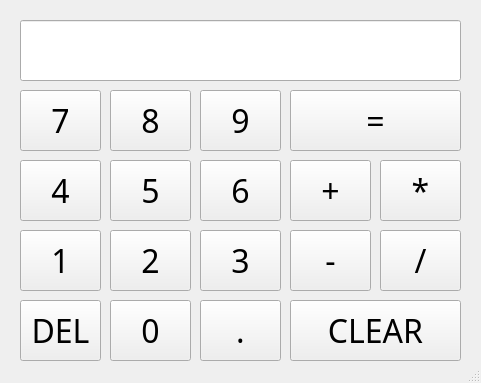
<?xml version="1.0" encoding="UTF-8"?>
<ui version="4.0">
 <class>Calculator</class>
 <widget class="QMainWindow" name="Calculator">
  <property name="geometry">
   <rect>
    <x>0</x>
    <y>0</y>
    <width>481</width>
    <height>383</height>
   </rect>
  </property>
  <property name="windowTitle">
   <string>Calculator</string>
  </property>
  <widget class="QWidget" name="centralwidget">
   <widget class="QPushButton" name="button_1">
    <property name="geometry">
     <rect>
      <x>20</x>
      <y>230</y>
      <width>81</width>
      <height>61</height>
     </rect>
    </property>
    <property name="font">
     <font>
      <family>Gadugi</family>
      <pointsize>24</pointsize>
     </font>
    </property>
    <property name="text">
     <string>1</string>
    </property>
   </widget>
   <widget class="QPushButton" name="button_2">
    <property name="geometry">
     <rect>
      <x>110</x>
      <y>230</y>
      <width>81</width>
      <height>61</height>
     </rect>
    </property>
    <property name="font">
     <font>
      <family>Gadugi</family>
      <pointsize>24</pointsize>
     </font>
    </property>
    <property name="text">
     <string>2</string>
    </property>
   </widget>
   <widget class="QPushButton" name="button_3">
    <property name="geometry">
     <rect>
      <x>200</x>
      <y>230</y>
      <width>81</width>
      <height>61</height>
     </rect>
    </property>
    <property name="font">
     <font>
      <family>Gadugi</family>
      <pointsize>24</pointsize>
     </font>
    </property>
    <property name="text">
     <string>3</string>
    </property>
   </widget>
   <widget class="QPushButton" name="button_4">
    <property name="geometry">
     <rect>
      <x>20</x>
      <y>160</y>
      <width>81</width>
      <height>61</height>
     </rect>
    </property>
    <property name="font">
     <font>
      <family>Gadugi</family>
      <pointsize>24</pointsize>
     </font>
    </property>
    <property name="text">
     <string>4</string>
    </property>
   </widget>
   <widget class="QPushButton" name="button_5">
    <property name="geometry">
     <rect>
      <x>110</x>
      <y>160</y>
      <width>81</width>
      <height>61</height>
     </rect>
    </property>
    <property name="font">
     <font>
      <family>Gadugi</family>
      <pointsize>24</pointsize>
     </font>
    </property>
    <property name="text">
     <string>5</string>
    </property>
   </widget>
   <widget class="QPushButton" name="button_6">
    <property name="geometry">
     <rect>
      <x>200</x>
      <y>160</y>
      <width>81</width>
      <height>61</height>
     </rect>
    </property>
    <property name="font">
     <font>
      <family>Gadugi</family>
      <pointsize>24</pointsize>
     </font>
    </property>
    <property name="text">
     <string>6</string>
    </property>
   </widget>
   <widget class="QPushButton" name="button_7">
    <property name="geometry">
     <rect>
      <x>20</x>
      <y>90</y>
      <width>81</width>
      <height>61</height>
     </rect>
    </property>
    <property name="font">
     <font>
      <family>Gadugi</family>
      <pointsize>24</pointsize>
     </font>
    </property>
    <property name="text">
     <string>7</string>
    </property>
   </widget>
   <widget class="QPushButton" name="button_8">
    <property name="geometry">
     <rect>
      <x>110</x>
      <y>90</y>
      <width>81</width>
      <height>61</height>
     </rect>
    </property>
    <property name="font">
     <font>
      <family>Gadugi</family>
      <pointsize>24</pointsize>
     </font>
    </property>
    <property name="text">
     <string>8</string>
    </property>
   </widget>
   <widget class="QPushButton" name="button_9">
    <property name="geometry">
     <rect>
      <x>200</x>
      <y>90</y>
      <width>81</width>
      <height>61</height>
     </rect>
    </property>
    <property name="font">
     <font>
      <family>Gadugi</family>
      <pointsize>24</pointsize>
     </font>
    </property>
    <property name="text">
     <string>9</string>
    </property>
   </widget>
   <widget class="QPushButton" name="button_0">
    <property name="geometry">
     <rect>
      <x>110</x>
      <y>300</y>
      <width>81</width>
      <height>61</height>
     </rect>
    </property>
    <property name="font">
     <font>
      <family>Gadugi</family>
      <pointsize>24</pointsize>
     </font>
    </property>
    <property name="text">
     <string>0</string>
    </property>
   </widget>
   <widget class="QPushButton" name="button_del">
    <property name="geometry">
     <rect>
      <x>20</x>
      <y>300</y>
      <width>81</width>
      <height>61</height>
     </rect>
    </property>
    <property name="font">
     <font>
      <family>Gadugi</family>
      <pointsize>24</pointsize>
     </font>
    </property>
    <property name="text">
     <string>DEL</string>
    </property>
   </widget>
   <widget class="QPushButton" name="button_point">
    <property name="geometry">
     <rect>
      <x>200</x>
      <y>300</y>
      <width>81</width>
      <height>61</height>
     </rect>
    </property>
    <property name="font">
     <font>
      <family>Gadugi</family>
      <pointsize>24</pointsize>
     </font>
    </property>
    <property name="text">
     <string>.</string>
    </property>
   </widget>
   <widget class="QPushButton" name="button_minus">
    <property name="geometry">
     <rect>
      <x>290</x>
      <y>230</y>
      <width>81</width>
      <height>61</height>
     </rect>
    </property>
    <property name="font">
     <font>
      <family>Gadugi</family>
      <pointsize>24</pointsize>
     </font>
    </property>
    <property name="text">
     <string>-</string>
    </property>
   </widget>
   <widget class="QPushButton" name="button_plus">
    <property name="geometry">
     <rect>
      <x>290</x>
      <y>160</y>
      <width>81</width>
      <height>61</height>
     </rect>
    </property>
    <property name="font">
     <font>
      <family>Gadugi</family>
      <pointsize>24</pointsize>
     </font>
    </property>
    <property name="text">
     <string>+</string>
    </property>
   </widget>
   <widget class="QPushButton" name="button_multi">
    <property name="geometry">
     <rect>
      <x>380</x>
      <y>160</y>
      <width>81</width>
      <height>61</height>
     </rect>
    </property>
    <property name="font">
     <font>
      <family>Gadugi</family>
      <pointsize>24</pointsize>
     </font>
    </property>
    <property name="text">
     <string>*</string>
    </property>
   </widget>
   <widget class="QPushButton" name="button_divide">
    <property name="geometry">
     <rect>
      <x>380</x>
      <y>230</y>
      <width>81</width>
      <height>61</height>
     </rect>
    </property>
    <property name="font">
     <font>
      <family>Gadugi</family>
      <pointsize>24</pointsize>
     </font>
    </property>
    <property name="text">
     <string>/</string>
    </property>
   </widget>
   <widget class="QPushButton" name="button_clear">
    <property name="geometry">
     <rect>
      <x>290</x>
      <y>300</y>
      <width>171</width>
      <height>61</height>
     </rect>
    </property>
    <property name="font">
     <font>
      <family>Gadugi</family>
      <pointsize>24</pointsize>
     </font>
    </property>
    <property name="text">
     <string>CLEAR</string>
    </property>
   </widget>
   <widget class="QPushButton" name="button_equal">
    <property name="geometry">
     <rect>
      <x>290</x>
      <y>90</y>
      <width>171</width>
      <height>61</height>
     </rect>
    </property>
    <property name="font">
     <font>
      <family>Gadugi</family>
      <pointsize>24</pointsize>
     </font>
    </property>
    <property name="text">
     <string>=</string>
    </property>
   </widget>
   <widget class="QLineEdit" name="lineEdit">
    <property name="geometry">
     <rect>
      <x>20</x>
      <y>20</y>
      <width>441</width>
      <height>61</height>
     </rect>
    </property>
    <property name="font">
     <font>
      <family>Gadugi</family>
      <pointsize>24</pointsize>
     </font>
    </property>
    <property name="mouseTracking">
     <bool>false</bool>
    </property>
    <property name="layoutDirection">
     <enum>Qt::LeftToRight</enum>
    </property>
    <property name="alignment">
     <set>Qt::AlignRight|Qt::AlignTrailing|Qt::AlignVCenter</set>
    </property>
    <property name="readOnly">
     <bool>true</bool>
    </property>
   </widget>
  </widget>
  <widget class="QMenuBar" name="menubar">
   <property name="geometry">
    <rect>
     <x>0</x>
     <y>0</y>
     <width>481</width>
     <height>26</height>
    </rect>
   </property>
  </widget>
  <widget class="QStatusBar" name="statusbar"/>
 </widget>
 <resources/>
 <connections/>
</ui>
